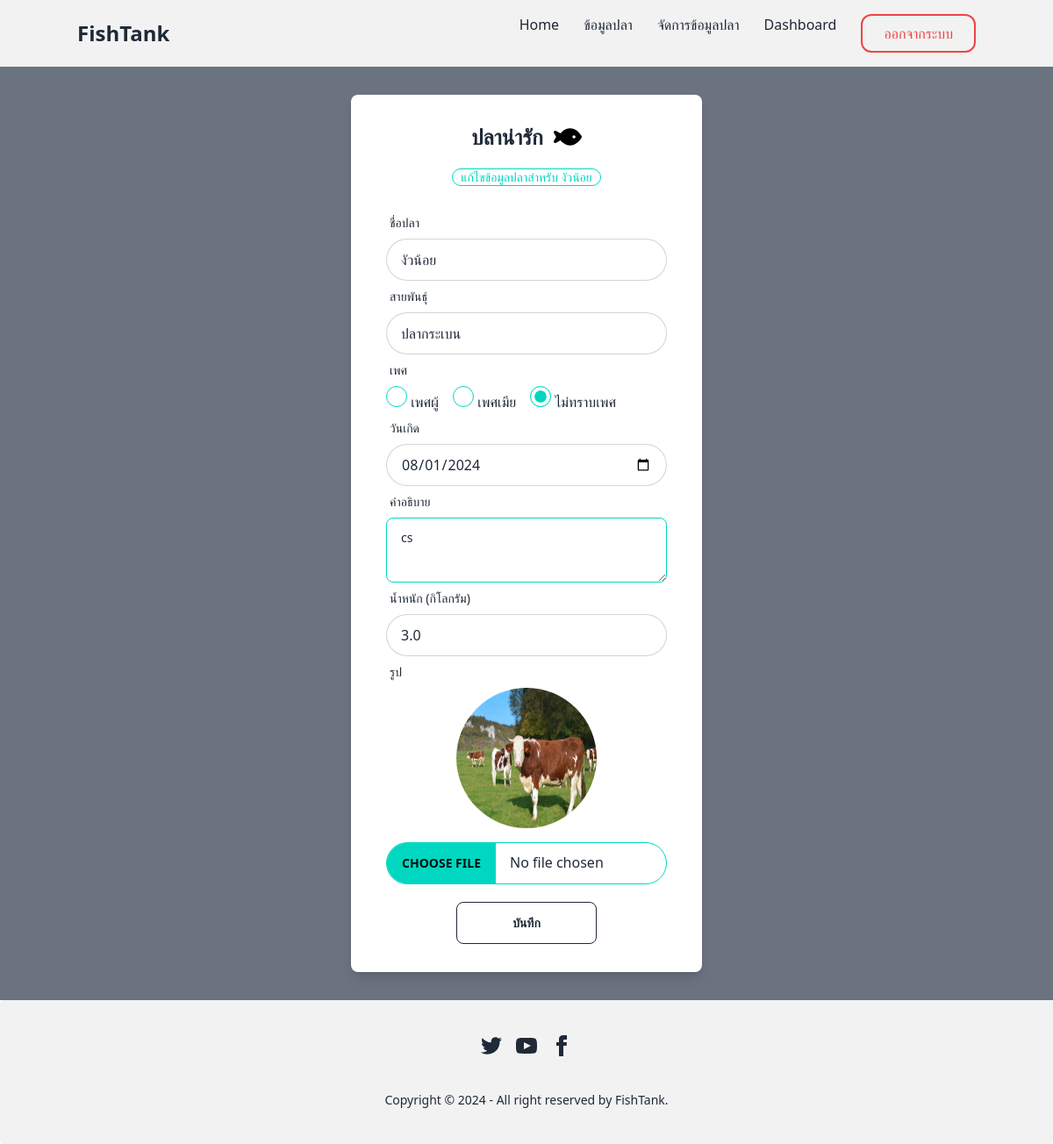
Screenshot of /fishkeeper/edit/28/ (signed in) with the database file from the repository.
### myapp/models.py (models this page shows, shortened)
class Fish(models.Model):
    GENDER_CHOICES = [
        ('M', 'เพศผู้'),
        ('F', 'เพศเมีย'),
        ('U', 'ไม่ทราบเพศ'),
    ]
    fish_name = models.CharField(max_length=255,verbose_name='ชื่อปลา')
    species = models.CharField(max_length=255,verbose_name='สายพันธ์ุ')
    gender = models.CharField(max_length=1, choices=GENDER_CHOICES, default='U', verbose_name='เพศ')
    birth_date = models.DateField(verbose_name='วันเกิด')
    description = models.TextField(verbose_name='รายละเอียด')
    size = models.FloatField(verbose_name='ขนาด')
    image = models.ImageField(upload_to='fishimage',verbose_name='รูปปลา')

### myapp/views.py (the view)
# urls.py: path('fishkeeper/edit/<int:fish_id>/', edit_fish, name='edit_fish'),
@user_passes_test(staff_required)
def edit_fish(request,fish_id):
    fish = get_object_or_404(Fish,id =fish_id)
    if request.method == 'POST':
        fish_form = FishForm(request.POST,request.FILES,instance=fish)
        if fish_form.is_valid():
            fish =fish_form.save()
            return redirect('fish_detail',fish_id =fish.id)
    else:
        fish_form = FishForm(instance=fish)
    context={
        'fish_form':fish_form,
        'fish':fish
    }
    return render(request,'staff/fishkeeper/edit_fish.html',context)

### myapp/forms.py
class FishForm(forms.ModelForm):
    class Meta:
        model = Fish
        fields = '__all__'

### myapp/views.py (called while the page is built)
def staff_required(user):
    return user.is_staff

### myapp/templates/staff/fishkeeper/edit_fish.html (shortened to what this page needs)
{% extends 'staff/mains/base.html' %}
{% block main %}
<div class="flex flex-col justify-center min-h-screen bg-gray-500">
    <div class="mx-auto  w-1/3 my-8">
        <div class="bg-white p-8 shadow-lg rounded-lg">
            <div class="flex justify-center mb-5 space-x-3">
                <p class="text-2xl font-bold">ปลาน่ารัก</p>
            </div>
            <div class="flex justify-center mb-3  ">
                <p class="badge badge-accent badge-outline">แก้ไขข้อมูลปลาสำหรับ {{fish.fish_name}}</p>
            </div>
            <form  method="post" enctype="multipart/form-data"  class="flex justify-center space-y-3 " >
                <label class="form-control w-full max-w-xs">
                    <div class="label">
                        <span class="label-text ">ชื่อปลา</span>
                    </div>
                    <input class="input input-bordered input-neutral w-full max-w-xs rounded-full" type="text" id="fish_name"  name="fish_name"  value={{fish.fish_name}} placeholder="กรอกชื่อปลา"  required/>
                    <div class="label">
                        <span class="label-text ">สายพันธุ์</span>
                    </div>
                    <input class="input input-bordered input-neutral w-full max-w-xs rounded-full" type="text" id="species"  name="species" value={{fish.species}}  placeholder="กรอกสายพันธ์ุ" required />
                    <div class="label">
                        <span class="label-text">เพศ</span>
                    </div>
                    <div class="flex space-x-4">
                        <label>
                            <input class="radio radio-accent" type="radio" id="gender_male" name="gender" value="M"
                                {% if fish.gender == 'M' %} checked {% endif %} required />
                            เพศผู้
                        </label>
                        <label>
                            <input class="radio radio-accent" type="radio" id="gender_female" name="gender" value="F"
                                {% if fish.gender == 'F' %} checked {% endif %} required/>
                            เพศเมีย
                        </label>
                        <label>
                            <input class="radio radio-accent" type="radio" id="gender_unknown" name="gender" value="U"
                                {% if fish.gender == 'U' %} checked {% endif %} required/>
                            ไม่ทราบเพศ
                        </label>
                    </div>
                    <div class="label">
                        <span class="label-text ">วันเกิด</span>
                    </div>
                    <input class="input input-bordered input-neutral w-full max-w-xs rounded-full" type="date" id="birth_date"  name="birth_date" value="{{ fish.birth_date|date:'Y-m-d' }}"  placeholder="กรอกวันเกิด"  required/>
                    <div class="label">
                        <span class="label-text ">คำอธิบาย</span>
                    </div>
                    <textarea class="textarea textarea-accent" type="text" id="description"  name="description" placeholder="กรอกรายละเอียด"  required>{{ fish.description }}</textarea>
                    <div class="label">
                        <span class="label-text ">น้ำหนัก (กิโลกรัม)</span>
                    </div>
                    <input class="input input-bordered input-neutral w-full max-w-xs rounded-full" type="number" id="size"  name="size" value={{fish.size}} placeholder="กรอกน้ำหนัก" min="0" step="any" required />
                    <div class="label">
                        <span class="label-text ">รูป</span>
                    </div>
                    <div class="flex flex-col items-center">
                        {% if fish and fish.image %}
                        <img class="w-40 h-40 rounded-full mb-4" src="{{ fish.image.url }}" alt="{{ fish.fish_name }}">
                        {% endif %}
                        <input class="file-input file-input-bordered file-input-accent w-full max-w-xs rounded-full"
                            type="file"
                            id="image"
                            name="image"
                            placeholder="เลือกรูป" />
                    </div>
                    <div class="flex justify-center mt-5  ">
                        <button type="submit"  class="btn btn-outline btn-neutral w-1/2" >บันทึก</button>
                    </div>
                </label>
            </form>
        </div>
    </div>
</div>
{% endblock %}

### rows the page displays
Fish: fish_name "งัวน้อย", species "ปลากระเบน", gender "☐ เพศผู้", gender "☐ เพศเมีย", gender "☑ ไม่ทราบเพศ", birth_date "08/01/2024", description "cs", size "3.0", image (picture)
